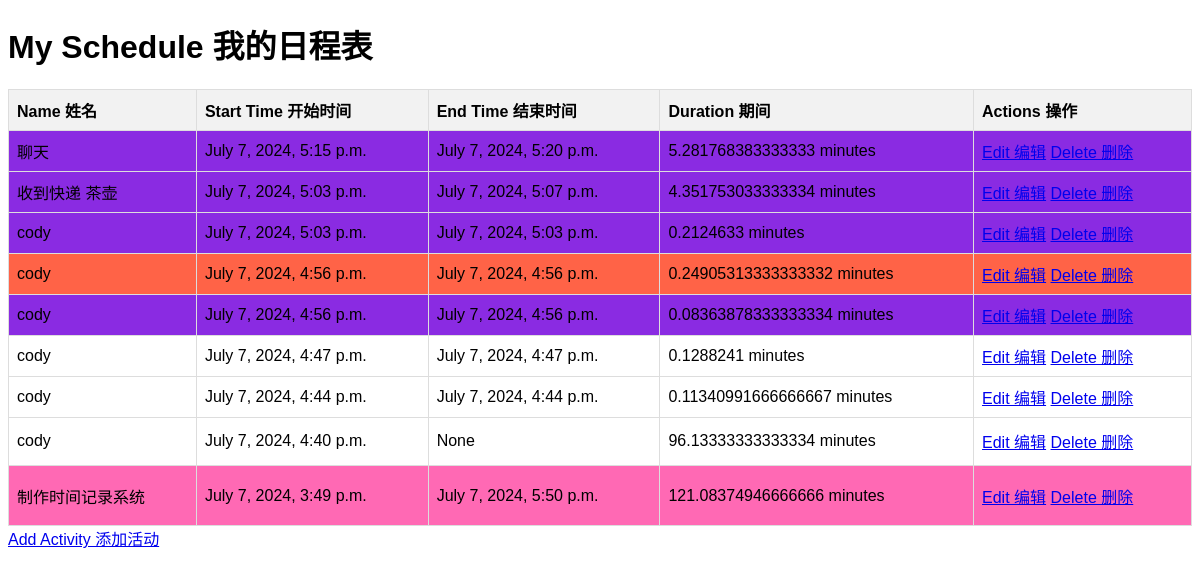
The app's page /, older data.
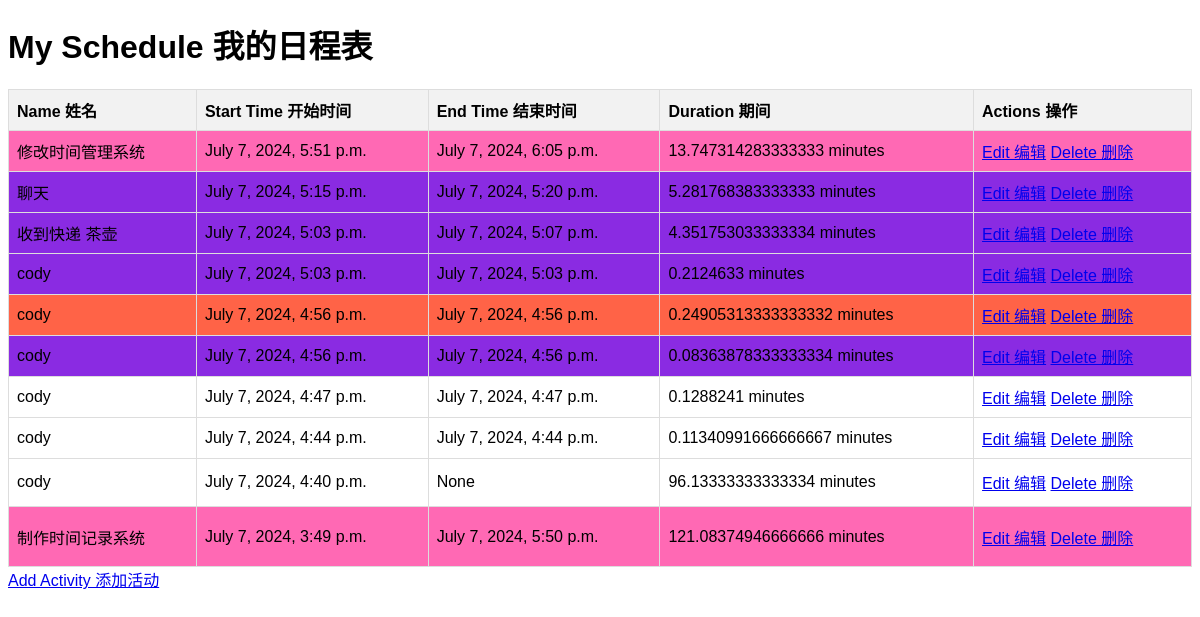
The same page, newer data.
### records/models.py (models this page shows, shortened)
class Activity(models.Model):
    ACTIVITY_TYPE_CHOICES = [
        ('study', '重要学习'),
        ('work', '重要工作'),
        ('exercise', '锻炼'),
        ('life', '日常生活'),
        ('rest', '休息'),
        ('entertainment', '娱乐'),
    ]
    COLOR_CHOICES = {
        'study': '#FF6347',        # Tomato
        'work': '#4682B4',         # SteelBlue
        'exercise': '#32CD32',     # LimeGreen
        'life': '#FFD700',         # Gold
        'rest': '#8A2BE2',         # BlueViolet
        'entertainment': '#FF69B4' # HotPink
    }
    name = models.CharField(max_length=100)
    start_time = models.DateTimeField(default=timezone.now)
    end_time = models.DateTimeField(null=True, blank=True)
    activity_type = models.CharField(max_length=20, choices=ACTIVITY_TYPE_CHOICES, default='rest')
    color = models.CharField(max_length=7, default='#FFFFFF')  # Hex color code
    def duration_minutes(self):
        if self.end_time:
            duration = self.end_time - self.start_time
        else:
            duration = timezone.now() - self.start_time
        return duration.total_seconds() / 60  # duration in minutes
    def scaled_duration(self, scale=2, min_height=20):
        scaled_height = self.duration_minutes() / scale
        return max(scaled_height, min_height)

### records/views.py (the view)
# urls.py: path('', views.index, name='index'),
def index(request):
    activities = Activity.objects.all().order_by('-start_time')
    return render(request, 'records/index.html', {'activities': activities})

### records/templates/records/index.html (shortened to what this page needs)
<!DOCTYPE html>
<html>
<head>
</head>
<body>
    <h1>My Schedule 我的日程表</h1>
    <table>
        <tr>
            <th>Name 姓名</th>
            <th>Start Time 开始时间</th>
            <th>End Time 结束时间</th>
            <th>Duration 期间</th>
            <th>Actions 操作</th>
        </tr>
        {% for activity in activities %}
        <tr style="background-color: {{ activity.color }}; height: {{ activity.scaled_duration }}px;">
            <td>{{ activity.name }}</td>
            <td>{{ activity.start_time }}</td>
            <td>{{ activity.end_time }}</td>
            <td>{{ activity.duration_minutes }} minutes</td>
            <td>
                <a href="{% url 'update_activity' activity.pk %}">Edit 编辑</a>
                <a href="{% url 'delete_activity' activity.pk %}">Delete 删除</a>
            </td>
        </tr>
        {% endfor %}
    </table>
    <a href="{% url 'add_activity' %}">Add Activity 添加活动</a>
</body>
</html>

Row changes from the older to the newer data that the page shows:
added Activity: name "修改时间管理系统", start_time "July 7, 2024, 5:51 p.m.", end_time "July 7, 2024, 6:05 p.m.", duration_minutes "13.747314283333333", color "#FF69B4" (drawn)
